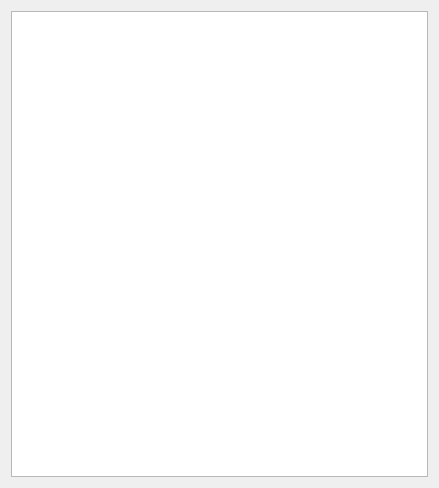
<?xml version="1.0" encoding="UTF-8"?>
<ui version="4.0">
 <class>HighlightsMgrWnd</class>
 <widget class="QWidget" name="HighlightsMgrWnd">
  <property name="geometry">
   <rect>
    <x>0</x>
    <y>0</y>
    <width>439</width>
    <height>488</height>
   </rect>
  </property>
  <property name="windowTitle">
   <string>Highlights</string>
  </property>
  <layout class="QVBoxLayout" name="verticalLayout">
   <item>
    <widget class="QTreeWidget" name="treeWidget">
     <property name="minimumSize">
      <size>
       <width>200</width>
       <height>100</height>
      </size>
     </property>
     <property name="alternatingRowColors">
      <bool>true</bool>
     </property>
     <property name="selectionBehavior">
      <enum>QAbstractItemView::SelectItems</enum>
     </property>
     <property name="iconSize">
      <size>
       <width>32</width>
       <height>32</height>
      </size>
     </property>
     <property name="indentation">
      <number>5</number>
     </property>
     <property name="columnCount">
      <number>4</number>
     </property>
     <attribute name="headerVisible">
      <bool>false</bool>
     </attribute>
     <column>
      <property name="text">
       <string notr="true">1</string>
      </property>
     </column>
     <column>
      <property name="text">
       <string notr="true">2</string>
      </property>
     </column>
     <column>
      <property name="text">
       <string notr="true">3</string>
      </property>
     </column>
     <column>
      <property name="text">
       <string notr="true">4</string>
      </property>
     </column>
    </widget>
   </item>
  </layout>
 </widget>
 <resources/>
 <connections/>
</ui>
